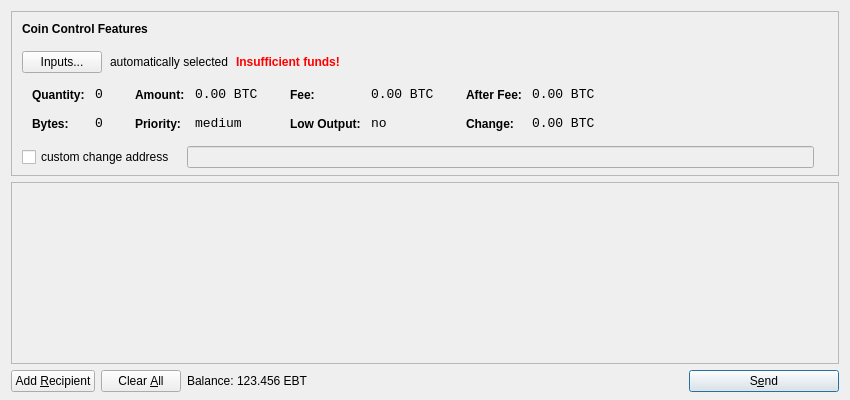
<?xml version="1.0" encoding="UTF-8"?>
<ui version="4.0">
 <class>SendCoinsDialog</class>
 <widget class="QDialog" name="SendCoinsDialog">
  <property name="geometry">
   <rect>
    <x>0</x>
    <y>0</y>
    <width>850</width>
    <height>400</height>
   </rect>
  </property>
  <property name="windowTitle">
   <string>Send Coins</string>
  </property>
  <layout class="QVBoxLayout" name="verticalLayout" stretch="0,1,0">
   <property name="bottomMargin">
    <number>8</number>
   </property>
   <item>
    <widget class="QFrame" name="frameCoinControl">
     <property name="sizePolicy">
      <sizepolicy hsizetype="Expanding" vsizetype="Expanding">
       <horstretch>0</horstretch>
       <verstretch>0</verstretch>
      </sizepolicy>
     </property>
     <property name="maximumSize">
      <size>
       <width>16777215</width>
       <height>16777215</height>
      </size>
     </property>
     <property name="frameShape">
      <enum>QFrame::StyledPanel</enum>
     </property>
     <property name="frameShadow">
      <enum>QFrame::Sunken</enum>
     </property>
     <layout class="QVBoxLayout" name="verticalLayoutCoinControl2">
      <property name="spacing">
       <number>-1</number>
      </property>
      <property name="leftMargin">
       <number>0</number>
      </property>
      <property name="topMargin">
       <number>0</number>
      </property>
      <property name="rightMargin">
       <number>0</number>
      </property>
      <property name="bottomMargin">
       <number>6</number>
      </property>
      <item>
       <layout class="QVBoxLayout" name="verticalLayoutCoinControl" stretch="0,0,0,0,1">
        <property name="spacing">
         <number>0</number>
        </property>
        <property name="leftMargin">
         <number>10</number>
        </property>
        <property name="topMargin">
         <number>10</number>
        </property>
        <item>
         <layout class="QHBoxLayout" name="horizontalLayoutCoinControl1">
          <property name="bottomMargin">
           <number>15</number>
          </property>
          <item>
           <widget class="QLabel" name="labelCoinControlFeatures">
            <property name="sizePolicy">
             <sizepolicy hsizetype="Preferred" vsizetype="Maximum">
              <horstretch>0</horstretch>
              <verstretch>0</verstretch>
             </sizepolicy>
            </property>
            <property name="font">
             <font>
              <weight>75</weight>
              <bold>true</bold>
             </font>
            </property>
            <property name="styleSheet">
             <string notr="true">font-weight:bold;</string>
            </property>
            <property name="text">
             <string>Coin Control Features</string>
            </property>
           </widget>
          </item>
         </layout>
        </item>
        <item>
         <layout class="QHBoxLayout" name="horizontalLayoutCoinControl2" stretch="0,0,0,0">
          <property name="spacing">
           <number>8</number>
          </property>
          <property name="bottomMargin">
           <number>10</number>
          </property>
          <item>
           <widget class="QPushButton" name="pushButtonCoinControl">
            <property name="styleSheet">
             <string notr="true"/>
            </property>
            <property name="text">
             <string>Inputs...</string>
            </property>
           </widget>
          </item>
          <item>
           <widget class="QLabel" name="labelCoinControlAutomaticallySelected">
            <property name="text">
             <string>automatically selected</string>
            </property>
            <property name="margin">
             <number>5</number>
            </property>
           </widget>
          </item>
          <item>
           <widget class="QLabel" name="labelCoinControlInsuffFunds">
            <property name="font">
             <font>
              <weight>75</weight>
              <bold>true</bold>
             </font>
            </property>
            <property name="styleSheet">
             <string notr="true">color:red;font-weight:bold;</string>
            </property>
            <property name="text">
             <string>Insufficient funds!</string>
            </property>
            <property name="margin">
             <number>5</number>
            </property>
           </widget>
          </item>
          <item>
           <spacer name="horizontalSpacerCoinControl">
            <property name="orientation">
             <enum>Qt::Horizontal</enum>
            </property>
            <property name="sizeHint" stdset="0">
             <size>
              <width>40</width>
              <height>1</height>
             </size>
            </property>
           </spacer>
          </item>
         </layout>
        </item>
        <item>
         <widget class="QWidget" name="widgetCoinControl" native="true">
          <property name="sizePolicy">
           <sizepolicy hsizetype="Preferred" vsizetype="Preferred">
            <horstretch>0</horstretch>
            <verstretch>0</verstretch>
           </sizepolicy>
          </property>
          <property name="minimumSize">
           <size>
            <width>0</width>
            <height>0</height>
           </size>
          </property>
          <property name="styleSheet">
           <string notr="true"/>
          </property>
          <layout class="QHBoxLayout" name="horizontalLayoutCoinControl5">
           <property name="margin">
            <number>0</number>
           </property>
           <item>
            <layout class="QHBoxLayout" name="horizontalLayoutCoinControl3" stretch="0,0,0,1">
             <property name="spacing">
              <number>20</number>
             </property>
             <property name="topMargin">
              <number>0</number>
             </property>
             <property name="bottomMargin">
              <number>10</number>
             </property>
             <item>
              <layout class="QFormLayout" name="formLayoutCoinControl1">
               <property name="horizontalSpacing">
                <number>10</number>
               </property>
               <property name="verticalSpacing">
                <number>14</number>
               </property>
               <property name="leftMargin">
                <number>10</number>
               </property>
               <property name="topMargin">
                <number>4</number>
               </property>
               <property name="rightMargin">
                <number>6</number>
               </property>
               <item row="0" column="0">
                <widget class="QLabel" name="labelCoinControlQuantityText">
                 <property name="styleSheet">
                  <string notr="true">font-weight:bold;</string>
                 </property>
                 <property name="text">
                  <string>Quantity:</string>
                 </property>
                 <property name="margin">
                  <number>0</number>
                 </property>
                </widget>
               </item>
               <item row="0" column="1">
                <widget class="QLabel" name="labelCoinControlQuantity">
                 <property name="font">
                  <font>
                   <family>Monospace</family>
                   <pointsize>10</pointsize>
                  </font>
                 </property>
                 <property name="cursor">
                  <cursorShape>IBeamCursor</cursorShape>
                 </property>
                 <property name="contextMenuPolicy">
                  <enum>Qt::ActionsContextMenu</enum>
                 </property>
                 <property name="text">
                  <string notr="true">0</string>
                 </property>
                 <property name="margin">
                  <number>0</number>
                 </property>
                 <property name="textInteractionFlags">
                  <set>Qt::LinksAccessibleByMouse|Qt::TextSelectableByKeyboard|Qt::TextSelectableByMouse</set>
                 </property>
                </widget>
               </item>
               <item row="1" column="0">
                <widget class="QLabel" name="labelCoinControlBytesText">
                 <property name="styleSheet">
                  <string notr="true">font-weight:bold;</string>
                 </property>
                 <property name="text">
                  <string>Bytes:</string>
                 </property>
                </widget>
               </item>
               <item row="1" column="1">
                <widget class="QLabel" name="labelCoinControlBytes">
                 <property name="font">
                  <font>
                   <family>Monospace</family>
                   <pointsize>10</pointsize>
                  </font>
                 </property>
                 <property name="cursor">
                  <cursorShape>IBeamCursor</cursorShape>
                 </property>
                 <property name="contextMenuPolicy">
                  <enum>Qt::ActionsContextMenu</enum>
                 </property>
                 <property name="text">
                  <string notr="true">0</string>
                 </property>
                 <property name="textInteractionFlags">
                  <set>Qt::LinksAccessibleByMouse|Qt::TextSelectableByKeyboard|Qt::TextSelectableByMouse</set>
                 </property>
                </widget>
               </item>
              </layout>
             </item>
             <item>
              <layout class="QFormLayout" name="formLayoutCoinControl2">
               <property name="horizontalSpacing">
                <number>10</number>
               </property>
               <property name="verticalSpacing">
                <number>14</number>
               </property>
               <property name="leftMargin">
                <number>6</number>
               </property>
               <property name="topMargin">
                <number>4</number>
               </property>
               <property name="rightMargin">
                <number>6</number>
               </property>
               <item row="0" column="0">
                <widget class="QLabel" name="labelCoinControlAmountText">
                 <property name="styleSheet">
                  <string notr="true">font-weight:bold;</string>
                 </property>
                 <property name="text">
                  <string>Amount:</string>
                 </property>
                 <property name="margin">
                  <number>0</number>
                 </property>
                </widget>
               </item>
               <item row="0" column="1">
                <widget class="QLabel" name="labelCoinControlAmount">
                 <property name="font">
                  <font>
                   <family>Monospace</family>
                   <pointsize>10</pointsize>
                  </font>
                 </property>
                 <property name="cursor">
                  <cursorShape>IBeamCursor</cursorShape>
                 </property>
                 <property name="contextMenuPolicy">
                  <enum>Qt::ActionsContextMenu</enum>
                 </property>
                 <property name="text">
                  <string notr="true">0.00 BTC</string>
                 </property>
                 <property name="textInteractionFlags">
                  <set>Qt::LinksAccessibleByMouse|Qt::TextSelectableByKeyboard|Qt::TextSelectableByMouse</set>
                 </property>
                </widget>
               </item>
               <item row="1" column="0">
                <widget class="QLabel" name="labelCoinControlPriorityText">
                 <property name="styleSheet">
                  <string notr="true">font-weight:bold;</string>
                 </property>
                 <property name="text">
                  <string>Priority:</string>
                 </property>
                </widget>
               </item>
               <item row="1" column="1">
                <widget class="QLabel" name="labelCoinControlPriority">
                 <property name="font">
                  <font>
                   <family>Monospace</family>
                   <pointsize>10</pointsize>
                  </font>
                 </property>
                 <property name="cursor">
                  <cursorShape>IBeamCursor</cursorShape>
                 </property>
                 <property name="contextMenuPolicy">
                  <enum>Qt::ActionsContextMenu</enum>
                 </property>
                 <property name="text">
                  <string>medium</string>
                 </property>
                 <property name="textInteractionFlags">
                  <set>Qt::LinksAccessibleByMouse|Qt::TextSelectableByKeyboard|Qt::TextSelectableByMouse</set>
                 </property>
                </widget>
               </item>
              </layout>
             </item>
             <item>
              <layout class="QFormLayout" name="formLayoutCoinControl3">
               <property name="horizontalSpacing">
                <number>10</number>
               </property>
               <property name="verticalSpacing">
                <number>14</number>
               </property>
               <property name="leftMargin">
                <number>6</number>
               </property>
               <property name="topMargin">
                <number>4</number>
               </property>
               <property name="rightMargin">
                <number>6</number>
               </property>
               <item row="0" column="0">
                <widget class="QLabel" name="labelCoinControlFeeText">
                 <property name="styleSheet">
                  <string notr="true">font-weight:bold;</string>
                 </property>
                 <property name="text">
                  <string>Fee:</string>
                 </property>
                 <property name="margin">
                  <number>0</number>
                 </property>
                </widget>
               </item>
               <item row="0" column="1">
                <widget class="QLabel" name="labelCoinControlFee">
                 <property name="font">
                  <font>
                   <family>Monospace</family>
                   <pointsize>10</pointsize>
                  </font>
                 </property>
                 <property name="cursor">
                  <cursorShape>IBeamCursor</cursorShape>
                 </property>
                 <property name="contextMenuPolicy">
                  <enum>Qt::ActionsContextMenu</enum>
                 </property>
                 <property name="text">
                  <string notr="true">0.00 BTC</string>
                 </property>
                 <property name="textInteractionFlags">
                  <set>Qt::LinksAccessibleByMouse|Qt::TextSelectableByKeyboard|Qt::TextSelectableByMouse</set>
                 </property>
                </widget>
               </item>
               <item row="1" column="0">
                <widget class="QLabel" name="labelCoinControlLowOutputText">
                 <property name="styleSheet">
                  <string notr="true">font-weight:bold;</string>
                 </property>
                 <property name="text">
                  <string>Low Output:</string>
                 </property>
                </widget>
               </item>
               <item row="1" column="1">
                <widget class="QLabel" name="labelCoinControlLowOutput">
                 <property name="font">
                  <font>
                   <family>Monospace</family>
                   <pointsize>10</pointsize>
                  </font>
                 </property>
                 <property name="cursor">
                  <cursorShape>IBeamCursor</cursorShape>
                 </property>
                 <property name="contextMenuPolicy">
                  <enum>Qt::ActionsContextMenu</enum>
                 </property>
                 <property name="text">
                  <string>no</string>
                 </property>
                 <property name="textInteractionFlags">
                  <set>Qt::LinksAccessibleByMouse|Qt::TextSelectableByKeyboard|Qt::TextSelectableByMouse</set>
                 </property>
                </widget>
               </item>
              </layout>
             </item>
             <item>
              <layout class="QFormLayout" name="formLayoutCoinControl4">
               <property name="horizontalSpacing">
                <number>10</number>
               </property>
               <property name="verticalSpacing">
                <number>14</number>
               </property>
               <property name="leftMargin">
                <number>6</number>
               </property>
               <property name="topMargin">
                <number>4</number>
               </property>
               <property name="rightMargin">
                <number>6</number>
               </property>
               <item row="0" column="0">
                <widget class="QLabel" name="labelCoinControlAfterFeeText">
                 <property name="styleSheet">
                  <string notr="true">font-weight:bold;</string>
                 </property>
                 <property name="text">
                  <string>After Fee:</string>
                 </property>
                 <property name="margin">
                  <number>0</number>
                 </property>
                </widget>
               </item>
               <item row="0" column="1">
                <widget class="QLabel" name="labelCoinControlAfterFee">
                 <property name="font">
                  <font>
                   <family>Monospace</family>
                   <pointsize>10</pointsize>
                  </font>
                 </property>
                 <property name="cursor">
                  <cursorShape>IBeamCursor</cursorShape>
                 </property>
                 <property name="contextMenuPolicy">
                  <enum>Qt::ActionsContextMenu</enum>
                 </property>
                 <property name="text">
                  <string notr="true">0.00 BTC</string>
                 </property>
                 <property name="textInteractionFlags">
                  <set>Qt::LinksAccessibleByMouse|Qt::TextSelectableByKeyboard|Qt::TextSelectableByMouse</set>
                 </property>
                </widget>
               </item>
               <item row="1" column="0">
                <widget class="QLabel" name="labelCoinControlChangeText">
                 <property name="styleSheet">
                  <string notr="true">font-weight:bold;</string>
                 </property>
                 <property name="text">
                  <string>Change:</string>
                 </property>
                </widget>
               </item>
               <item row="1" column="1">
                <widget class="QLabel" name="labelCoinControlChange">
                 <property name="font">
                  <font>
                   <family>Monospace</family>
                   <pointsize>10</pointsize>
                  </font>
                 </property>
                 <property name="cursor">
                  <cursorShape>IBeamCursor</cursorShape>
                 </property>
                 <property name="contextMenuPolicy">
                  <enum>Qt::ActionsContextMenu</enum>
                 </property>
                 <property name="text">
                  <string notr="true">0.00 BTC</string>
                 </property>
                 <property name="textInteractionFlags">
                  <set>Qt::LinksAccessibleByMouse|Qt::TextSelectableByKeyboard|Qt::TextSelectableByMouse</set>
                 </property>
                </widget>
               </item>
              </layout>
             </item>
            </layout>
           </item>
          </layout>
         </widget>
        </item>
        <item>
         <layout class="QHBoxLayout" name="horizontalLayoutCoinControl4" stretch="0,0,0">
          <property name="spacing">
           <number>12</number>
          </property>
          <property name="sizeConstraint">
           <enum>QLayout::SetDefaultConstraint</enum>
          </property>
          <property name="topMargin">
           <number>5</number>
          </property>
          <property name="rightMargin">
           <number>5</number>
          </property>
          <item>
           <widget class="QCheckBox" name="checkBoxCoinControlChange">
            <property name="text">
             <string>custom change address</string>
            </property>
           </widget>
          </item>
          <item>
           <widget class="QLineEdit" name="lineEditCoinControlChange">
            <property name="enabled">
             <bool>false</bool>
            </property>
            <property name="sizePolicy">
             <sizepolicy hsizetype="Expanding" vsizetype="Fixed">
              <horstretch>0</horstretch>
              <verstretch>0</verstretch>
             </sizepolicy>
            </property>
           </widget>
          </item>
          <item>
           <widget class="QLabel" name="labelCoinControlChangeLabel">
            <property name="sizePolicy">
             <sizepolicy hsizetype="Preferred" vsizetype="Expanding">
              <horstretch>0</horstretch>
              <verstretch>0</verstretch>
             </sizepolicy>
            </property>
            <property name="minimumSize">
             <size>
              <width>0</width>
              <height>0</height>
             </size>
            </property>
            <property name="text">
             <string/>
            </property>
            <property name="margin">
             <number>3</number>
            </property>
           </widget>
          </item>
         </layout>
        </item>
        <item>
         <spacer name="verticalSpacerCoinControl">
          <property name="orientation">
           <enum>Qt::Vertical</enum>
          </property>
          <property name="sizeHint" stdset="0">
           <size>
            <width>800</width>
            <height>1</height>
           </size>
          </property>
         </spacer>
        </item>
       </layout>
      </item>
     </layout>
    </widget>
   </item>
   <item>
    <widget class="QScrollArea" name="scrollArea">
     <property name="widgetResizable">
      <bool>true</bool>
     </property>
     <widget class="QWidget" name="scrollAreaWidgetContents">
      <property name="geometry">
       <rect>
        <x>0</x>
        <y>0</y>
        <width>830</width>
        <height>165</height>
       </rect>
      </property>
      <layout class="QVBoxLayout" name="verticalLayout_2">
       <property name="margin">
        <number>0</number>
       </property>
       <item>
        <layout class="QVBoxLayout" name="entries">
         <property name="spacing">
          <number>6</number>
         </property>
        </layout>
       </item>
       <item>
        <spacer name="verticalSpacer">
         <property name="orientation">
          <enum>Qt::Vertical</enum>
         </property>
         <property name="sizeHint" stdset="0">
          <size>
           <width>20</width>
           <height>40</height>
          </size>
         </property>
        </spacer>
       </item>
      </layout>
     </widget>
    </widget>
   </item>
   <item>
    <layout class="QHBoxLayout" name="horizontalLayout">
     <item>
      <widget class="QPushButton" name="addButton">
       <property name="toolTip">
        <string>Send to multiple recipients at once</string>
       </property>
       <property name="text">
        <string>Add &amp;Recipient</string>
       </property>
       <property name="icon">
        <iconset resource="../bitcoin.qrc">
         <normaloff>:/icons/add</normaloff>:/icons/add</iconset>
       </property>
       <property name="autoDefault">
        <bool>false</bool>
       </property>
      </widget>
     </item>
     <item>
      <widget class="QPushButton" name="clearButton">
       <property name="sizePolicy">
        <sizepolicy hsizetype="Minimum" vsizetype="Fixed">
         <horstretch>0</horstretch>
         <verstretch>0</verstretch>
        </sizepolicy>
       </property>
       <property name="toolTip">
        <string>Remove all transaction fields</string>
       </property>
       <property name="text">
        <string>Clear &amp;All</string>
       </property>
       <property name="icon">
        <iconset resource="../bitcoin.qrc">
         <normaloff>:/icons/remove</normaloff>:/icons/remove</iconset>
       </property>
       <property name="autoRepeatDelay">
        <number>300</number>
       </property>
       <property name="autoDefault">
        <bool>false</bool>
       </property>
      </widget>
     </item>
     <item>
      <layout class="QHBoxLayout" name="horizontalLayout_2">
       <property name="spacing">
        <number>3</number>
       </property>
       <item>
        <widget class="QLabel" name="label">
         <property name="text">
          <string>Balance:</string>
         </property>
        </widget>
       </item>
       <item>
        <widget class="QLabel" name="labelBalance">
         <property name="cursor">
          <cursorShape>IBeamCursor</cursorShape>
         </property>
         <property name="text">
          <string>123.456 EBT</string>
         </property>
         <property name="textInteractionFlags">
          <set>Qt::LinksAccessibleByMouse|Qt::TextSelectableByKeyboard|Qt::TextSelectableByMouse</set>
         </property>
        </widget>
       </item>
      </layout>
     </item>
     <item>
      <spacer name="horizontalSpacer">
       <property name="orientation">
        <enum>Qt::Horizontal</enum>
       </property>
       <property name="sizeHint" stdset="0">
        <size>
         <width>40</width>
         <height>20</height>
        </size>
       </property>
      </spacer>
     </item>
     <item>
      <widget class="QPushButton" name="sendButton">
       <property name="minimumSize">
        <size>
         <width>150</width>
         <height>0</height>
        </size>
       </property>
       <property name="toolTip">
        <string>Confirm the send action</string>
       </property>
       <property name="text">
        <string>S&amp;end</string>
       </property>
       <property name="icon">
        <iconset resource="../bitcoin.qrc">
         <normaloff>:/icons/send</normaloff>:/icons/send</iconset>
       </property>
       <property name="default">
        <bool>true</bool>
       </property>
      </widget>
     </item>
    </layout>
   </item>
  </layout>
 </widget>
 <resources>
  <include location="../bitcoin.qrc"/>
 </resources>
 <connections/>
</ui>
